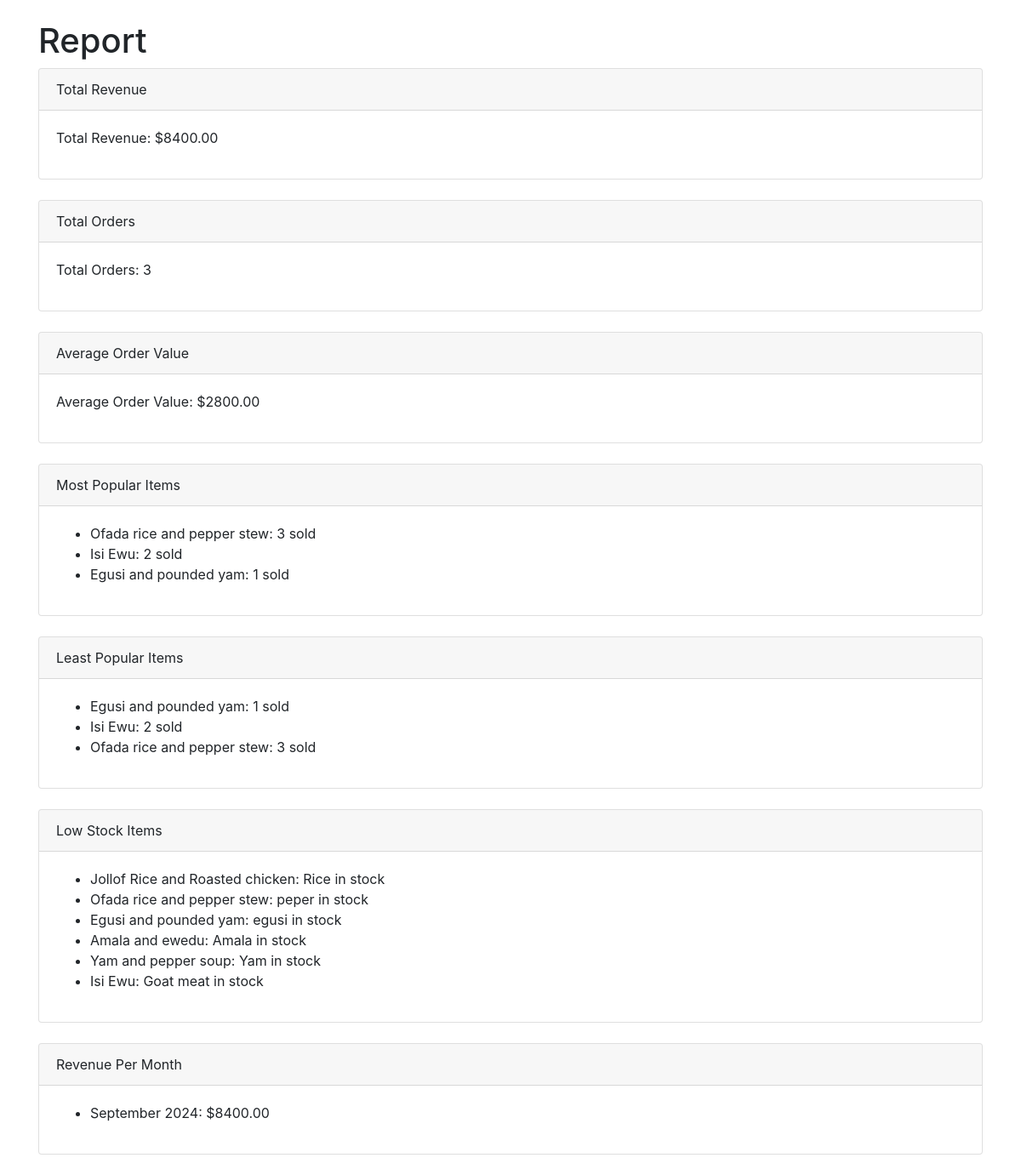
The page /report/ on the database its author committed.
### store/models.py (models this page shows, shortened)
class MenuItem(models.Model):
    name = models.CharField(max_length=100)
    description = models.TextField()
    price = models.DecimalField(max_digits=10, decimal_places=2,default=0.00)
    inventory = models.ForeignKey(Inventory, on_delete=models.CASCADE,default=1)

class Inventory(models.Model):
    item_name = models.CharField(max_length=100)
    quantity = models.PositiveIntegerField()
    def __str__(self):
        return self.item_name

### store/views.py (the view)
# urls.py: path('report/', views.generate_report, name='report'),
def generate_report(request):
    total_revenue = Order.objects.filter(status='completed').aggregate(total_revenue=Sum(F('menu_item__price') * F('quantity')))['total_revenue']
    total_orders = Order.objects.filter(status='completed').count()
    avg_order_value = Order.objects.filter(status='completed').aggregate(avg_order_value=Sum(F('menu_item__price') * F('quantity')) / Count('id'))['avg_order_value']
    popular_items = Order.objects.filter(status='completed').values('menu_item__name').annotate(total_sold=Sum('quantity')).order_by('-total_sold')[:5]
    least_popular_items = Order.objects.filter(status='completed').values('menu_item__name').annotate(total_sold=Sum('quantity')).order_by('total_sold')[:5]
    low_stock_items = MenuItem.objects.filter(inventory__lt=10)
    revenue_per_month = Order.objects.filter(status='completed').annotate(month=TruncMonth('created_at')).values('month').annotate(total_revenue=Sum(F('menu_item__price') * F('quantity'))).order_by('month')
    return render(request, 'report.html', {
        'total_revenue': total_revenue,
        'total_orders': total_orders,
        'avg_order_value': avg_order_value,
        'popular_items': popular_items,
        'least_popular_items': least_popular_items,
        'low_stock_items': low_stock_items,
        'revenue_per_month': revenue_per_month,
    })

### store/templates/report.html (shortened to what this page needs)
<!DOCTYPE html>
<html lang="en">
<head>
    <link href="https://stackpath.bootstrapcdn.com/bootstrap/4.5.2/css/bootstrap.min.css" rel="stylesheet">
</head>
<body>
    <div class="container mt-4">
        <h1>Report</h1>
        <div class="card mb-4">
            <div class="card-header">
                Total Revenue
            </div>
            <div class="card-body">
                <p>Total Revenue: ${{ total_revenue|floatformat:2 }}</p>
            </div>
        </div>
        <div class="card mb-4">
            <div class="card-header">
                Total Orders
            </div>
            <div class="card-body">
                <p>Total Orders: {{ total_orders }}</p>
            </div>
        </div>
        <div class="card mb-4">
            <div class="card-header">
                Average Order Value
            </div>
            <div class="card-body">
                <p>Average Order Value: ${{ avg_order_value|floatformat:2 }}</p>
            </div>
        </div>
        <div class="card mb-4">
            <div class="card-header">
                Most Popular Items
            </div>
            <div class="card-body">
                <ul>
                    {% for item in popular_items %}
                        <li>{{ item.menu_item__name }}: {{ item.total_sold }} sold</li>
                    {% empty %}
                        <li>No data available</li>
                    {% endfor %}
                </ul>
            </div>
        </div>
        <div class="card mb-4">
            <div class="card-header">
                Least Popular Items
            </div>
            <div class="card-body">
                <ul>
                    {% for item in least_popular_items %}
                        <li>{{ item.menu_item__name }}: {{ item.total_sold }} sold</li>
                    {% empty %}
                        <li>No data available</li>
                    {% endfor %}
                </ul>
            </div>
        </div>
        <div class="card mb-4">
            <div class="card-header">
                Low Stock Items
            </div>
            <div class="card-body">
                <ul>
                    {% for item in low_stock_items %}
                        <li>{{ item.name }}: {{ item.inventory }} in stock</li>
                    {% empty %}
                        <li>No low stock items</li>
                    {% endfor %}
                </ul>
            </div>
        </div>
        <div class="card mb-4">
            <div class="card-header">
                Revenue Per Month
            </div>
            <div class="card-body">
                <ul>
                    {% for month_data in revenue_per_month %}
                        <li>{{ month_data.month|date:"F Y" }}: ${{ month_data.total_revenue|floatformat:2 }}</li>
                    {% empty %}
                        <li>No revenue data available</li>
                    {% endfor %}
                </ul>
            </div>
        </div>
    </div>
</body>
</html>

### rows shown on the page
MenuItem: name "Jollof Rice and Roasted chicken", inventory "Rice"
MenuItem: name "Ofada rice and pepper stew", inventory "peper"
MenuItem: name "Egusi and pounded yam", inventory "egusi"
MenuItem: name "Amala and ewedu", inventory "Amala"
MenuItem: name "Yam and pepper soup", inventory "Yam"
MenuItem: name "Isi Ewu", inventory "Goat meat"

### other values the page prints
{{ total_revenue|floatformat:2 }} "8400.00"
{{ total_orders }} "3"
{{ avg_order_value|floatformat:2 }} "2800.00"
{{ item.menu_item__name }} "Ofada rice and pepper stew" "Isi Ewu" "Egusi and pounded yam"
{{ item.total_sold }} "3" "2" "1"
{{ item.menu_item__name }} "Egusi and pounded yam" "Isi Ewu" "Ofada rice and pepper stew"
{{ item.total_sold }} "1" "2" "3"
{{ month_data.month|date:"F Y" }} "September 2024"
{{ month_data.total_revenue|floatformat:2 }} "8400.00"
